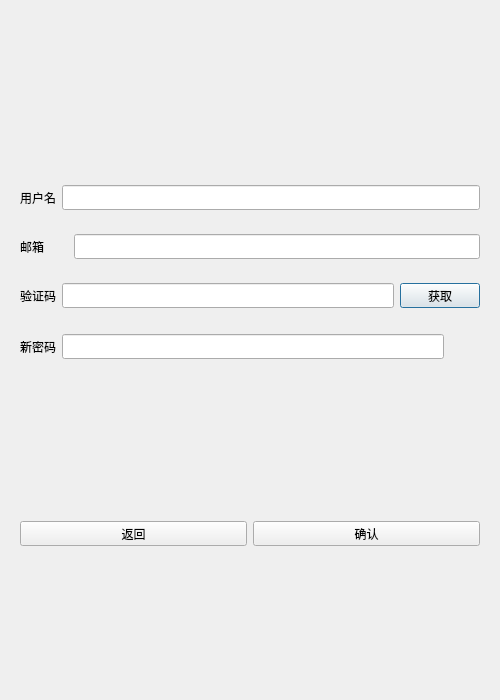
<?xml version="1.0" encoding="UTF-8"?>
<ui version="4.0">
 <class>ResetDialog</class>
 <widget class="QDialog" name="ResetDialog">
  <property name="geometry">
   <rect>
    <x>0</x>
    <y>0</y>
    <width>500</width>
    <height>700</height>
   </rect>
  </property>
  <property name="minimumSize">
   <size>
    <width>500</width>
    <height>700</height>
   </size>
  </property>
  <property name="maximumSize">
   <size>
    <width>500</width>
    <height>700</height>
   </size>
  </property>
  <property name="windowTitle">
   <string>Dialog</string>
  </property>
  <layout class="QVBoxLayout" name="verticalLayout">
   <item>
    <spacer name="verticalSpacer">
     <property name="orientation">
      <enum>Qt::Vertical</enum>
     </property>
     <property name="sizeHint" stdset="0">
      <size>
       <width>20</width>
       <height>40</height>
      </size>
     </property>
    </spacer>
   </item>
   <item>
    <widget class="QLabel" name="err_tip">
     <property name="minimumSize">
      <size>
       <width>0</width>
       <height>25</height>
      </size>
     </property>
     <property name="maximumSize">
      <size>
       <width>16777215</width>
       <height>25</height>
      </size>
     </property>
     <property name="text">
      <string/>
     </property>
     <property name="alignment">
      <set>Qt::AlignCenter</set>
     </property>
    </widget>
   </item>
   <item>
    <widget class="QWidget" name="widget" native="true">
     <layout class="QHBoxLayout" name="horizontalLayout">
      <item>
       <widget class="QLabel" name="user_lb">
        <property name="minimumSize">
         <size>
          <width>0</width>
          <height>25</height>
         </size>
        </property>
        <property name="maximumSize">
         <size>
          <width>16777215</width>
          <height>25</height>
         </size>
        </property>
        <property name="text">
         <string>用户名</string>
        </property>
       </widget>
      </item>
      <item>
       <widget class="QLineEdit" name="user_edit">
        <property name="minimumSize">
         <size>
          <width>0</width>
          <height>25</height>
         </size>
        </property>
        <property name="maximumSize">
         <size>
          <width>16777215</width>
          <height>25</height>
         </size>
        </property>
       </widget>
      </item>
     </layout>
    </widget>
   </item>
   <item>
    <widget class="QWidget" name="widget_2" native="true">
     <layout class="QHBoxLayout" name="horizontalLayout_2">
      <item>
       <widget class="QLabel" name="email_lb">
        <property name="minimumSize">
         <size>
          <width>48</width>
          <height>25</height>
         </size>
        </property>
        <property name="maximumSize">
         <size>
          <width>48</width>
          <height>25</height>
         </size>
        </property>
        <property name="text">
         <string>邮箱</string>
        </property>
       </widget>
      </item>
      <item>
       <widget class="QLineEdit" name="email_edit">
        <property name="minimumSize">
         <size>
          <width>0</width>
          <height>25</height>
         </size>
        </property>
        <property name="maximumSize">
         <size>
          <width>16777215</width>
          <height>25</height>
         </size>
        </property>
       </widget>
      </item>
     </layout>
    </widget>
   </item>
   <item>
    <widget class="QWidget" name="widget_3" native="true">
     <layout class="QHBoxLayout" name="horizontalLayout_3">
      <item>
       <widget class="QLabel" name="varify_lb">
        <property name="minimumSize">
         <size>
          <width>0</width>
          <height>25</height>
         </size>
        </property>
        <property name="maximumSize">
         <size>
          <width>16777215</width>
          <height>25</height>
         </size>
        </property>
        <property name="text">
         <string>验证码</string>
        </property>
       </widget>
      </item>
      <item>
       <widget class="QLineEdit" name="varify_edit">
        <property name="minimumSize">
         <size>
          <width>0</width>
          <height>25</height>
         </size>
        </property>
        <property name="maximumSize">
         <size>
          <width>16777215</width>
          <height>25</height>
         </size>
        </property>
       </widget>
      </item>
      <item>
       <widget class="TimerBtn" name="varify_btn">
        <property name="minimumSize">
         <size>
          <width>0</width>
          <height>25</height>
         </size>
        </property>
        <property name="maximumSize">
         <size>
          <width>16777215</width>
          <height>25</height>
         </size>
        </property>
        <property name="text">
         <string>获取</string>
        </property>
       </widget>
      </item>
     </layout>
    </widget>
   </item>
   <item>
    <widget class="QWidget" name="widget_4" native="true">
     <layout class="QHBoxLayout" name="horizontalLayout_4">
      <item>
       <widget class="QLabel" name="pwd_lb">
        <property name="minimumSize">
         <size>
          <width>0</width>
          <height>25</height>
         </size>
        </property>
        <property name="maximumSize">
         <size>
          <width>16777215</width>
          <height>25</height>
         </size>
        </property>
        <property name="text">
         <string>新密码</string>
        </property>
       </widget>
      </item>
      <item>
       <widget class="QLineEdit" name="pwd_edit">
        <property name="minimumSize">
         <size>
          <width>0</width>
          <height>25</height>
         </size>
        </property>
        <property name="maximumSize">
         <size>
          <width>16777215</width>
          <height>25</height>
         </size>
        </property>
       </widget>
      </item>
      <item>
       <widget class="ClickedLabel" name="pass_visible">
        <property name="minimumSize">
         <size>
          <width>30</width>
          <height>30</height>
         </size>
        </property>
        <property name="maximumSize">
         <size>
          <width>30</width>
          <height>30</height>
         </size>
        </property>
        <property name="text">
         <string/>
        </property>
       </widget>
      </item>
     </layout>
    </widget>
   </item>
   <item>
    <spacer name="verticalSpacer_2">
     <property name="orientation">
      <enum>Qt::Vertical</enum>
     </property>
     <property name="sizeHint" stdset="0">
      <size>
       <width>20</width>
       <height>40</height>
      </size>
     </property>
    </spacer>
   </item>
   <item>
    <widget class="QWidget" name="widget_5" native="true">
     <layout class="QHBoxLayout" name="horizontalLayout_5">
      <item>
       <widget class="QPushButton" name="return_btn">
        <property name="minimumSize">
         <size>
          <width>0</width>
          <height>25</height>
         </size>
        </property>
        <property name="maximumSize">
         <size>
          <width>16777215</width>
          <height>25</height>
         </size>
        </property>
        <property name="text">
         <string>返回</string>
        </property>
       </widget>
      </item>
      <item>
       <widget class="QPushButton" name="sure_btn">
        <property name="minimumSize">
         <size>
          <width>0</width>
          <height>25</height>
         </size>
        </property>
        <property name="maximumSize">
         <size>
          <width>16777215</width>
          <height>25</height>
         </size>
        </property>
        <property name="text">
         <string>确认</string>
        </property>
       </widget>
      </item>
     </layout>
    </widget>
   </item>
   <item>
    <spacer name="verticalSpacer_3">
     <property name="orientation">
      <enum>Qt::Vertical</enum>
     </property>
     <property name="sizeHint" stdset="0">
      <size>
       <width>20</width>
       <height>40</height>
      </size>
     </property>
    </spacer>
   </item>
  </layout>
 </widget>
 <customwidgets>
  <customwidget>
   <class>ClickedLabel</class>
   <extends>QLabel</extends>
   <header>clickedlabel.h</header>
  </customwidget>
  <customwidget>
   <class>TimerBtn</class>
   <extends>QPushButton</extends>
   <header>timerbtn.h</header>
  </customwidget>
 </customwidgets>
 <resources/>
 <connections/>
</ui>
